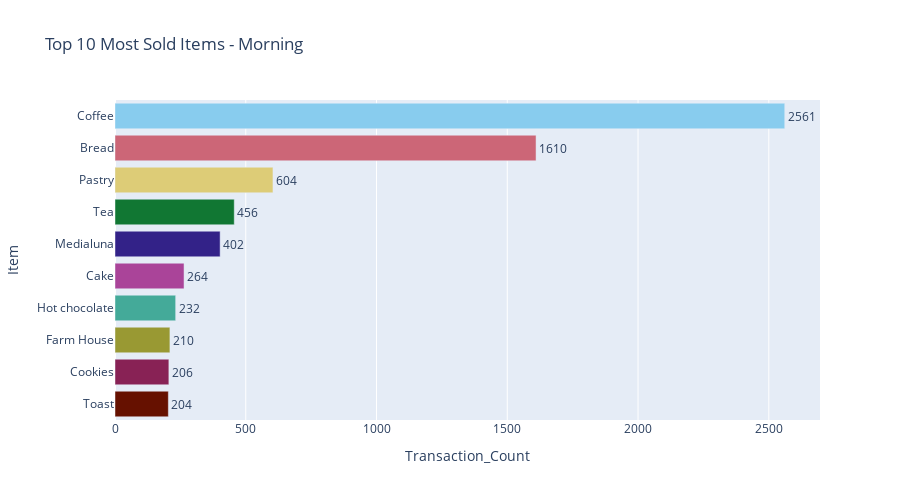
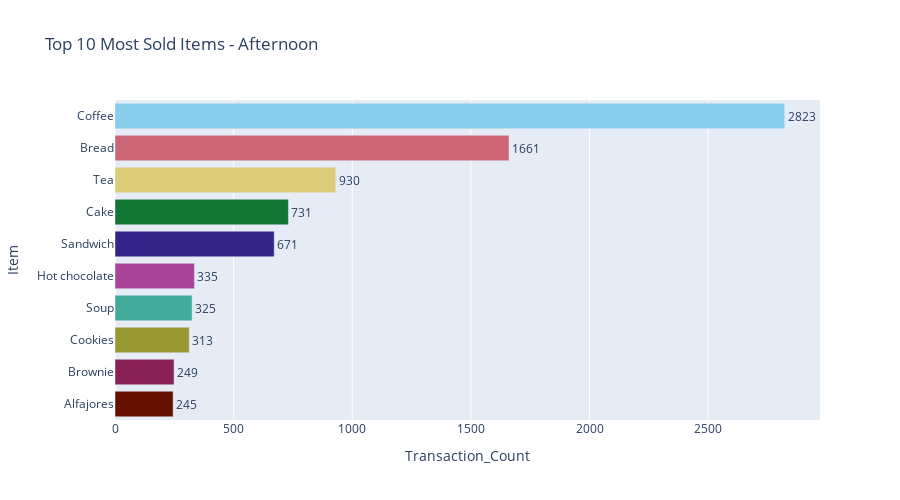

The notebook cell these images were saved under, in order:
### Code cell
#BAsic EDA

df['period_day'] = df['period_day'].str.capitalize()

time_frames = ['Morning', 'Afternoon', 'Evening', 'Night']

for period in time_frames:
    period_df = df[df['period_day'] == period]

    agg = period_df.groupby('Item').size().reset_index(name='Transaction_Count').sort_values('Transaction_Count', ascending=False).head(10)

    fig = px.bar(
        agg,
        x='Transaction_Count',
        y='Item',
        orientation='h',
        color='Item',
        title=f'Top 10 Most Sold Items - {period}',
        color_discrete_sequence=px.colors.qualitative.Safe,
        text='Transaction_Count',
        height=500,
        width=900
    )

    fig.update_layout(yaxis={'categoryorder': 'total ascending'}, showlegend=False)
    fig.update_traces(textposition='outside')
    fig.show()

### Figure 1 — Plotly figure (JSON) as saved in the notebook; plotly's stock layout.template omitted (floating-point values rounded to 4 significant figures)
{"data": [{"alignmentgroup": "True", "hovertemplate": "Item=%{y}<br>Transaction_Count=%{text}<extra></extra>", "legendgroup": "Coffee", "marker": {"color": "rgb(136, 204, 238)", "pattern": {"shape": ""}}, "name": "Coffee", "offsetgroup": "Coffee", "orientation": "h", "showlegend": true, "text": [2561], "textposition": "outside", "type": "bar", "x": [2561], "xaxis": "x", "y": ["Coffee"], "yaxis": "y"}, {"alignmentgroup": "True", "hovertemplate": "Item=%{y}<br>Transaction_Count=%{text}<extra></extra>", "legendgroup": "Bread", "marker": {"color": "rgb(204, 102, 119)", "pattern": {"shape": ""}}, "name": "Bread", "offsetgroup": "Bread", "orientation": "h", "showlegend": true, "text": [1610], "textposition": "outside", "type": "bar", "x": [1610], "xaxis": "x", "y": ["Bread"], "yaxis": "y"}, {"alignmentgroup": "True", "hovertemplate": "Item=%{y}<br>Transaction_Count=%{text}<extra></extra>", "legendgroup": "Pastry", "marker": {"color": "rgb(221, 204, 119)", "pattern": {"shape": ""}}, "name": "Pastry", "offsetgroup": "Pastry", "orientation": "h", "showlegend": true, "text": [604], "textposition": "outside", "type": "bar", "x": [604], "xaxis": "x", "y": ["Pastry"], "yaxis": "y"}, {"alignmentgroup": "True", "hovertemplate": "Item=%{y}<br>Transaction_Count=%{text}<extra></extra>", "legendgroup": "Tea", "marker": {"color": "rgb(17, 119, 51)", "pattern": {"shape": ""}}, "name": "Tea", "offsetgroup": "Tea", "orientation": "h", "showlegend": true, "text": [456], "textposition": "outside", "type": "bar", "x": [456], "xaxis": "x", "y": ["Tea"], "yaxis": "y"}, {"alignmentgroup": "True", "hovertemplate": "Item=%{y}<br>Transaction_Count=%{text}<extra></extra>", "legendgroup": "Medialuna", "marker": {"color": "rgb(51, 34, 136)", "pattern": {"shape": ""}}, "name": "Medialuna", "offsetgroup": "Medialuna", "orientation": "h", "showlegend": true, "text": [402], "textposition": "outside", "type": "bar", "x": [402], "xaxis": "x", "y": ["Medialuna"], "yaxis": "y"}, {"alignmentgroup": "True", "hovertemplate": "Item=%{y}<br>Transaction_Count=%{text}<extra></extra>", "legendgroup": "Cake", "marker": {"color": "rgb(170, 68, 153)", "pattern": {"shape": ""}}, "name": "Cake", "offsetgroup": "Cake", "orientation": "h", "showlegend": true, "text": [264], "textposition": "outside", "type": "bar", "x": [264], "xaxis": "x", "y": ["Cake"], "yaxis": "y"}, {"alignmentgroup": "True", "hovertemplate": "Item=%{y}<br>Transaction_Count=%{text}<extra></extra>", "legendgroup": "Hot chocolate", "marker": {"color": "rgb(68, 170, 153)", "pattern": {"shape": ""}}, "name": "Hot chocolate", "offsetgroup": "Hot chocolate", "orientation": "h", "showlegend": true, "text": [232], "textposition": "outside", "type": "bar", "x": [232], "xaxis": "x", "y": ["Hot chocolate"], "yaxis": "y"}, {"alignmentgroup": "True", "hovertemplate": "Item=%{y}<br>Transaction_Count=%{text}<extra></extra>", "legendgroup": "Farm House", "marker": {"color": "rgb(153, 153, 51)", "pattern": {"shape": ""}}, "name": "Farm House", "offsetgroup": "Farm House", "orientation": "h", "showlegend": true, "text": [210], "textposition": "outside", "type": "bar", "x": [210], "xaxis": "x", "y": ["Farm House"], "yaxis": "y"}, {"alignmentgroup": "True", "hovertemplate": "Item=%{y}<br>Transaction_Count=%{text}<extra></extra>", "legendgroup": "Cookies", "marker": {"color": "rgb(136, 34, 85)", "pattern": {"shape": ""}}, "name": "Cookies", "offsetgroup": "Cookies", "orientation": "h", "showlegend": true, "text": [206], "textposition": "outside", "type": "bar", "x": [206], "xaxis": "x", "y": ["Cookies"], "yaxis": "y"}, {"alignmentgroup": "True", "hovertemplate": "Item=%{y}<br>Transaction_Count=%{text}<extra></extra>", "legendgroup": "Toast", "marker": {"color": "rgb(102, 17, 0)", "pattern": {"shape": ""}}, "name": "Toast", "offsetgroup": "Toast", "orientation": "h", "showlegend": true, "text": [204], "textposition": "outside", "type": "bar", "x": [204], "xaxis": "x", "y": ["Toast"], "yaxis": "y"}], "layout": {"barmode": "relative", "height": 500, "legend": {"title": {"text": "Item"}, "tracegroupgap": 0}, "showlegend": false, "title": {"text": "Top 10 Most Sold Items - Morning"}, "width": 900, "xaxis": {"anchor": "y", "autorange": true, "domain": [0, 1], "range": [0, 2696.0], "title": {"text": "Transaction_Count"}, "type": "linear"}, "yaxis": {"anchor": "x", "autorange": true, "categoryarray": ["Toast", "Cookies", "Farm House", "Hot chocolate", "Cake", "Medialuna", "Tea", "Pastry", "Bread", "Coffee"], "categoryorder": "total ascending", "domain": [0, 1], "range": [-0.5, 9.5], "title": {"text": "Item"}, "type": "category"}}}

### Figure 2 — Plotly figure (JSON) as saved in the notebook; plotly's stock layout.template omitted (floating-point values rounded to 4 significant figures)
{"data": [{"alignmentgroup": "True", "hovertemplate": "Item=%{y}<br>Transaction_Count=%{text}<extra></extra>", "legendgroup": "Coffee", "marker": {"color": "rgb(136, 204, 238)", "pattern": {"shape": ""}}, "name": "Coffee", "offsetgroup": "Coffee", "orientation": "h", "showlegend": true, "text": [2823], "textposition": "outside", "type": "bar", "x": [2823], "xaxis": "x", "y": ["Coffee"], "yaxis": "y"}, {"alignmentgroup": "True", "hovertemplate": "Item=%{y}<br>Transaction_Count=%{text}<extra></extra>", "legendgroup": "Bread", "marker": {"color": "rgb(204, 102, 119)", "pattern": {"shape": ""}}, "name": "Bread", "offsetgroup": "Bread", "orientation": "h", "showlegend": true, "text": [1661], "textposition": "outside", "type": "bar", "x": [1661], "xaxis": "x", "y": ["Bread"], "yaxis": "y"}, {"alignmentgroup": "True", "hovertemplate": "Item=%{y}<br>Transaction_Count=%{text}<extra></extra>", "legendgroup": "Tea", "marker": {"color": "rgb(221, 204, 119)", "pattern": {"shape": ""}}, "name": "Tea", "offsetgroup": "Tea", "orientation": "h", "showlegend": true, "text": [930], "textposition": "outside", "type": "bar", "x": [930], "xaxis": "x", "y": ["Tea"], "yaxis": "y"}, {"alignmentgroup": "True", "hovertemplate": "Item=%{y}<br>Transaction_Count=%{text}<extra></extra>", "legendgroup": "Cake", "marker": {"color": "rgb(17, 119, 51)", "pattern": {"shape": ""}}, "name": "Cake", "offsetgroup": "Cake", "orientation": "h", "showlegend": true, "text": [731], "textposition": "outside", "type": "bar", "x": [731], "xaxis": "x", "y": ["Cake"], "yaxis": "y"}, {"alignmentgroup": "True", "hovertemplate": "Item=%{y}<br>Transaction_Count=%{text}<extra></extra>", "legendgroup": "Sandwich", "marker": {"color": "rgb(51, 34, 136)", "pattern": {"shape": ""}}, "name": "Sandwich", "offsetgroup": "Sandwich", "orientation": "h", "showlegend": true, "text": [671], "textposition": "outside", "type": "bar", "x": [671], "xaxis": "x", "y": ["Sandwich"], "yaxis": "y"}, {"alignmentgroup": "True", "hovertemplate": "Item=%{y}<br>Transaction_Count=%{text}<extra></extra>", "legendgroup": "Hot chocolate", "marker": {"color": "rgb(170, 68, 153)", "pattern": {"shape": ""}}, "name": "Hot chocolate", "offsetgroup": "Hot chocolate", "orientation": "h", "showlegend": true, "text": [335], "textposition": "outside", "type": "bar", "x": [335], "xaxis": "x", "y": ["Hot chocolate"], "yaxis": "y"}, {"alignmentgroup": "True", "hovertemplate": "Item=%{y}<br>Transaction_Count=%{text}<extra></extra>", "legendgroup": "Soup", "marker": {"color": "rgb(68, 170, 153)", "pattern": {"shape": ""}}, "name": "Soup", "offsetgroup": "Soup", "orientation": "h", "showlegend": true, "text": [325], "textposition": "outside", "type": "bar", "x": [325], "xaxis": "x", "y": ["Soup"], "yaxis": "y"}, {"alignmentgroup": "True", "hovertemplate": "Item=%{y}<br>Transaction_Count=%{text}<extra></extra>", "legendgroup": "Cookies", "marker": {"color": "rgb(153, 153, 51)", "pattern": {"shape": ""}}, "name": "Cookies", "offsetgroup": "Cookies", "orientation": "h", "showlegend": true, "text": [313], "textposition": "outside", "type": "bar", "x": [313], "xaxis": "x", "y": ["Cookies"], "yaxis": "y"}, {"alignmentgroup": "True", "hovertemplate": "Item=%{y}<br>Transaction_Count=%{text}<extra></extra>", "legendgroup": "Brownie", "marker": {"color": "rgb(136, 34, 85)", "pattern": {"shape": ""}}, "name": "Brownie", "offsetgroup": "Brownie", "orientation": "h", "showlegend": true, "text": [249], "textposition": "outside", "type": "bar", "x": [249], "xaxis": "x", "y": ["Brownie"], "yaxis": "y"}, {"alignmentgroup": "True", "hovertemplate": "Item=%{y}<br>Transaction_Count=%{text}<extra></extra>", "legendgroup": "Alfajores", "marker": {"color": "rgb(102, 17, 0)", "pattern": {"shape": ""}}, "name": "Alfajores", "offsetgroup": "Alfajores", "orientation": "h", "showlegend": true, "text": [245], "textposition": "outside", "type": "bar", "x": [245], "xaxis": "x", "y": ["Alfajores"], "yaxis": "y"}], "layout": {"barmode": "relative", "height": 500, "legend": {"title": {"text": "Item"}, "tracegroupgap": 0}, "showlegend": false, "title": {"text": "Top 10 Most Sold Items - Afternoon"}, "width": 900, "xaxis": {"anchor": "y", "autorange": true, "domain": [0, 1], "range": [0, 2972.0], "title": {"text": "Transaction_Count"}, "type": "linear"}, "yaxis": {"anchor": "x", "autorange": true, "categoryarray": ["Alfajores", "Brownie", "Cookies", "Soup", "Hot chocolate", "Sandwich", "Cake", "Tea", "Bread", "Coffee"], "categoryorder": "total ascending", "domain": [0, 1], "range": [-0.5, 9.5], "title": {"text": "Item"}, "type": "category"}}}
